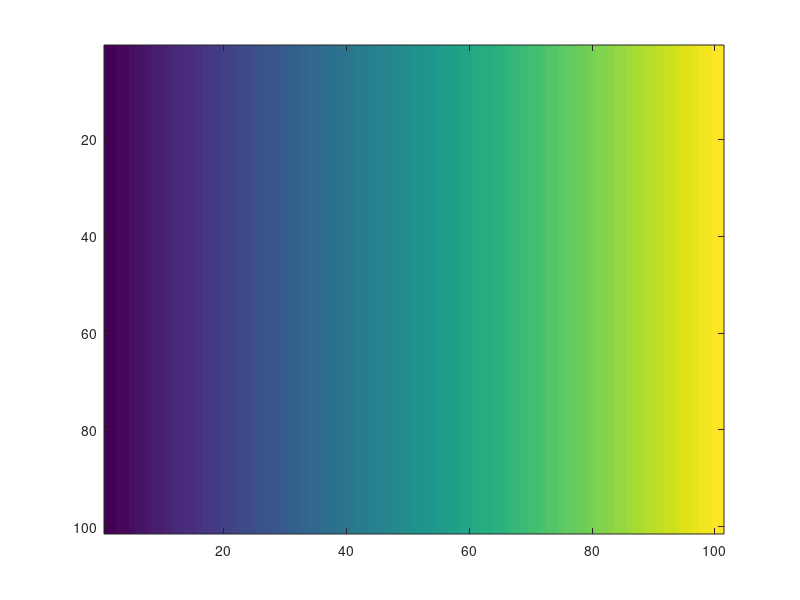

MATLAB code for this plot: (Note: this script raises an error after producing the figure.)
%% Assignment 1 Gabor analysis
clear all
close all
% 1a
[X, Y] = meshgrid(-5:0.1:5);

%% 1a
figure(1)
imagesc(X);
filename = string("Exports/Q1_a1.eps")
saveas(gcf,filename);
figure(2)
imagesc(Y);
filename = string("Exports/Q1_a2.eps")
saveas(gcf,filename);

% 1b Gabor function 
sigma = 1;
U = 2;
V = -2;

gabor_wave = gabor_filtO(0,1,1,X,Y);
figure(3)
imagesc(gabor_wave)
filename = string("Exports/Q1_b.eps")
saveas(gcf,filename);

% 1c
[gabor_wave, gabor_spectral]= gabor_filtO(0,1,1,Y,X);
figure(4)
imagesc(gabor_wave)
filename = string("Exports/Q1_c.eps")
saveas(gcf,filename);
% figure(5)
% plot(abs(fft2(gabor_wave)))

% 1d Gabor filter bank
angles = [0,45,90,135];
scales = [4.7,2,0.9];

for j = 1:length(scales)
    r(j) = abs(sqrt(log(sqrt(2)/2)/(2*pi^2.*scales(j)^2)));
end
d(1) = 0.08;
d(2) = 0.08+r(1)+r(2);
d(3) = 0.08+r(1)+2*r(2)+r(3);

for i = 1:length(angles)
    for j = 1:length(scales)
        % Spatial plot
        figure(6)
        subplot_index = (j-1)*4+i;
        gabor_wave = gabor_filtO(angles(i),5,scales(j),X,Y);
        subplot(3,4,subplot_index);
        imagesc(gabor_wave)

        % Spectral plot
        x = d(j)*cosd(angles(i));
        y = d(j)*sind(angles(i));
        figure(7)
        
        hold on
        circle = circle2(x,y,r(j),j);
    end
end


function [gabor_spatial,gabor_spectral] = gabor_filtO(theta,magnitude,sigma,X,Y)
    U = magnitude*cosd(theta);
    V = magnitude*sind(theta);

    gaus_env = 1/(sqrt(2*pi)*sigma)*exp(-((X).^2+(Y).^2)/(2*sigma^2));
    gaus_osc = exp(1j*2*pi*(U*X+V*Y));

    gabor_spatial = gaus_env.*real(gaus_osc);
    gabor_spectral = exp(-2*pi^2*sigma^2*(U.^2+V.^2));
end

function gabor_oval = gabor_filt0(theta,f0,gamma,eta,X,Y)
    x = X*cosd(theta) + Y*sind(theta);
    y = -X*sind(theta) + Y*cosd(theta);

    gabor_oval = f0/(pi*gamma*eta)*exp(-((f0^2/gamma^2)*x.^2 + (f0^2/eta^2)*y.^2)).*real(exp(1j*2*pi*f0*x));
end

function h = circle2(x,y,r,j)
colors = ["#0072BD","#EDB120","#D95319"];
d = r*2;
px = x-r;
py = y-r;
h = rectangle('Position',[px py d d],'Curvature',[1,1],'EdgeColor',colors(j));
daspect([1,1,1])
end